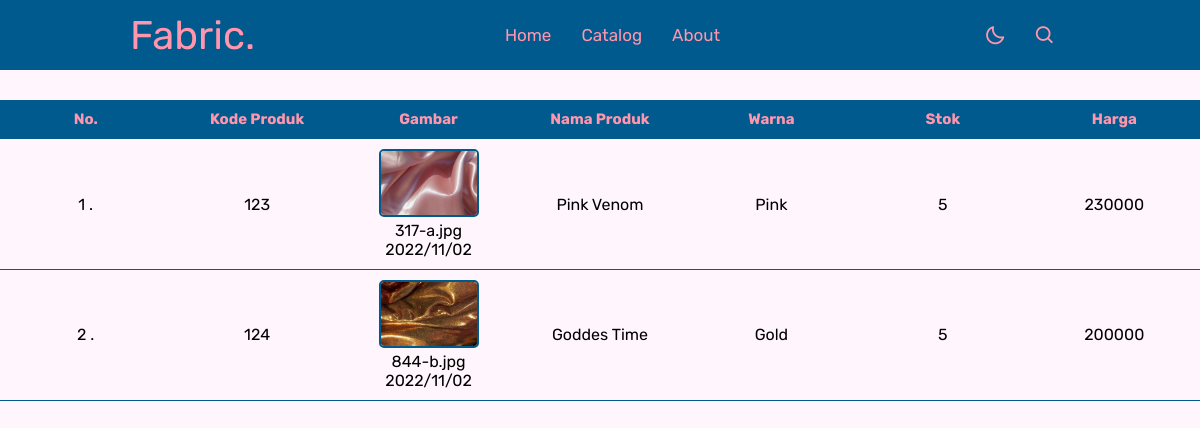
Page /menu.php (signed in) on the committed database.
### tables this page shows
CREATE TABLE `produk` (
  `Kode_Produk` int(5) NOT NULL,
  `Nama_Produk` varchar(255) NOT NULL,
  `Warna` text NOT NULL,
  `Stok` int(2) DEFAULT NULL,
  `Harga` int(11) NOT NULL,
  `Gambar_Produk` varchar(255) NOT NULL
);

### menu.php (the view, shortened to what this page needs)
<?php
include 'form.php';
?>
<!DOCTYPE html>
<html>
    <head>
        <link href='https://unpkg.com/boxicons@2.1.4/css/boxicons.min.css' rel='stylesheet'>
        <link rel="stylesheet" href="style.css">
        <link rel="stylesheet" href="https://stackpath.bootstrapcdn.com/font-awesome/4.7.0/css/font-awesome.min.css">
    </head>
    <body>
    <nav>
    <div class="nav-bar">
        <span class="logo"> <a href=""> Fabric. </a> </span>
        <div class ="menu">
            <ul class="nav-links">
                <li> <a href="user.php"> Home </a> </li>
                <li> <a href="menu.php"> Catalog</a> </li>
                <li> <a href="about.php"> About </a> </li>
            </ul>
        </div>
        <div class="nightday-mode">
            <div class="nightday">
                <i class='bx bx-moon moon'></i>
            </div>
            <form action="" method="GET">
            <div class="cari" >
                <div class="searchToggle">
                    <i class='bx bx-search search'></i>
                </div>
            </div>
            </form>
        </div>
    </div>
    </nav>
        <div class="table">
            <div class="table_content">
                <table>
                    <thead>
                        <th>No.</th>
                        <th>Kode Produk</th>
                        <th>Gambar</th>
                        <th>Nama Produk</th>
                        <th>Warna</th>
                        <th>Stok</th>
                        <th>Harga</th>
                    </thead>
                    <tbody>
                    <?php
                    $query = "SELECT * FROM produk ORDER BY Kode_Produk ASC";
                    $result = mysqli_query($form, $query);
                    $no = 1;
                    while($row = mysqli_fetch_assoc($result)) {
                    ?>
                        <tr>
                            <td> <?php echo $no; ?> . </td>
                            <td> <?php echo number_format ($row['Kode_Produk'], 0, ','); ?> </td>
                            <td> <img src="gambar/<?php echo $row['Gambar_Produk']; ?>"> <br> <?php echo substr($row['Gambar_Produk'], 0, 20); ?> <br> <?php echo date("Y/m/d"); ?> </td>
                            <td> <?php echo substr($row['Nama_Produk'], 0, 20); ?> </td>
                            <td> <?php echo substr($row['Warna'], 0, 20); ?> </td>
                            <td> <?php echo substr($row['Stok'], 0, 20); ?> </td>
                            <td> <?php echo substr($row['Harga'], 0, 20); ?> </td>
                        </tr>
                        <?php
                            $no++;
                                }
                                ?>
                    </tbody>
                </table>
            </div>
        </div>
    </body>
</html>

### style.css (style rules this page uses)
* { margin: 0px; padding: 0px; box-sizing: border-box; font-family: 'Rubik', sans-serif; }
:root { --warna-utama: #FFF5FD; --warna-nav: #005A8D; --warna-text: #FF96AD; }
body { height: 100vh; background-color: var(--warna-utama); }
nav { position: fixed; top: 0px; left: 0px; height: 70px; width: 100%; background-color: var(--warna-nav); z-index: 100; }
nav .nav-bar { position: relative; height: 100%; max-width: 1000px; width: 100%; background-color: var(--warna-nav); margin: 0px auto; padding: 0px 30px; display: flex; align-items: center; justify-content: space-between; }
nav .nav-bar .logo a { font-size: 40px; color: var(--warna-text); text-decoration: none; }
.nav-bar .nav-links { display: flex; align-items: center; }
.nav-bar .nav-links li { list-style: none; margin: 0px 5px; }
.nav-links li a { position: relative; font-size: 17px; font-weight: 400; color: var(--warna-text); padding: 10px; text-decoration: none; }
.nav-links li a ::before { content: ''; position: absolute; left: 50%; bottom: 0px; transform: translateX(50%); height: 6px; width: 6px; border-radius: 50%; background-color: var(--warna-text); opacity: 0; transition: all 0.3s ease; }
.nav-bar .nightday-mode { display: flex; align-items: center; }
.nightday-mode .nightday, .nightday-mode .searchToggle { height: 40px; width: 40px; display: flex; align-items: center; justify-content: center; margin: 0px 5px; }
.nightday i, .searchToggle i { position: absolute; font-size: 22px; cursor: pointer; color: var(--warna-text); transition: all 0.3s ease; }
.cari { position: relative; }

### menu.php (style rules this page uses)
* { margin:0; padding:0; box-sizing: border-box; }
:root { --warna-utama: #FFF5FD; --warna-nav: #005A8D; --warna-text: #FF96AD; }
body { font-family: 'Rubik', sans-serif; overflow: show; }
.table { width:100%; }
table { margin-top: 100px; margin-bottom: 100px; width:100%; table-layout: fixed; min-width: 1000px; border-collapse: collapse; }
thead th { top:0; background-color: var(--warna-nav); color: var(--warna-text); font-size: 15px; }
th,td { border-bottom: 1px solid var(--warna-nav); padding: 10px 20px; word-break:break-all; text-align:center; }
td img { width: 100px; object-fit: cover; border-radius: 5px; border: 2px solid var(--warna-nav); }

### rows in the picture
produk: Kode_Produk "123", Gambar_Produk (picture), Gambar_Produk "317-a.jpg", Nama_Produk "Pink Venom", Warna "Pink", Stok "5", Harga "230000"
produk: Kode_Produk "124", Gambar_Produk (picture), Gambar_Produk "844-b.jpg", Nama_Produk "Goddes Time", Warna "Gold", Stok "5", Harga "200000"
